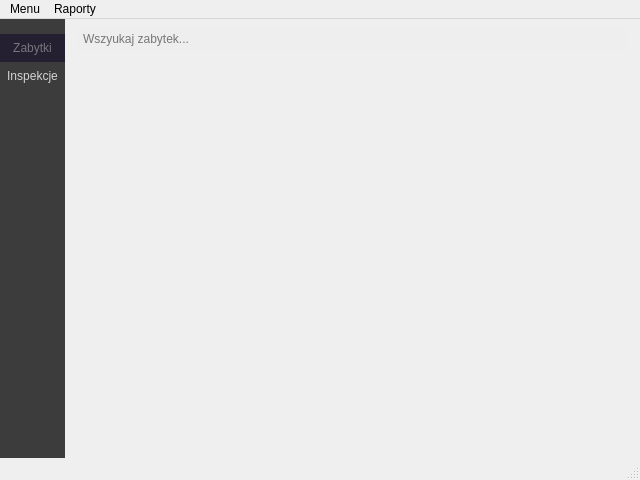
<?xml version="1.0" encoding="UTF-8"?>
<ui version="4.0">
 <class>ManagerWindow</class>
 <widget class="QMainWindow" name="ManagerWindow">
  <property name="geometry">
   <rect>
    <x>0</x>
    <y>0</y>
    <width>640</width>
    <height>480</height>
   </rect>
  </property>
  <property name="windowTitle">
   <string>Inspekcje</string>
  </property>
  <widget class="QWidget" name="centralwidget">
   <layout class="QGridLayout" name="gridLayout">
    <property name="leftMargin">
     <number>0</number>
    </property>
    <property name="topMargin">
     <number>0</number>
    </property>
    <property name="rightMargin">
     <number>0</number>
    </property>
    <property name="bottomMargin">
     <number>0</number>
    </property>
    <property name="spacing">
     <number>0</number>
    </property>
    <item row="0" column="1">
     <widget class="QStackedWidget" name="stackedWidget">
      <property name="currentIndex">
       <number>0</number>
      </property>
      <widget class="QWidget" name="index0">
       <layout class="QVBoxLayout" name="verticalLayout">
        <property name="leftMargin">
         <number>13</number>
        </property>
        <property name="rightMargin">
         <number>13</number>
        </property>
        <item>
         <widget class="QLineEdit" name="lineEdit">
          <property name="styleSheet">
           <string notr="true">QLineEdit {
	border:  0px;
	background-color: rgb(238, 238, 238);
	padding: 3px;
	placeholder-text-color:rgb(120,120,120);
}</string>
          </property>
          <property name="frame">
           <bool>true</bool>
          </property>
          <property name="placeholderText">
           <string>Wszyukaj zabytek...</string>
          </property>
          <property name="clearButtonEnabled">
           <bool>false</bool>
          </property>
         </widget>
        </item>
        <item>
         <widget class="QScrollArea" name="scrollAreaMonuments">
          <property name="styleSheet">
           <string notr="true">QScrollBar:vertical {
	border:none;
	background-color: rgb(222, 221, 218);
	width: 10px;

	border-top-left-radius: 5px;
	border-top-right-radius: 5px;
	border-bottom-left-radius: 5px;
	border-bottom-right-radius: 5px;
}

QScrollBar::handle:vertical {
	background-color: rgb(119, 118, 123);
	min-height: 30px;
	border-radius: 5px;
}

QScrollBar::handle:vertical:hover  {
	background-color: rgb(192, 191, 188);
}

QScrollBar::sub-line:vertical {
	border: none;
	background-color: rgb(222, 221, 218);
	height: 0px;
}

QScrollBar::add-line:vertical {
	border: none;
	background-color: rgb(222, 221, 218);
	height: 0px;
}</string>
          </property>
          <property name="frameShape">
           <enum>QFrame::Shape::NoFrame</enum>
          </property>
          <property name="widgetResizable">
           <bool>true</bool>
          </property>
          <widget class="QWidget" name="scrollAreaWidgetContents">
           <property name="geometry">
            <rect>
             <x>0</x>
             <y>0</y>
             <width>538</width>
             <height>384</height>
            </rect>
           </property>
          </widget>
         </widget>
        </item>
       </layout>
      </widget>
      <widget class="QWidget" name="index1">
       <layout class="QVBoxLayout" name="verticalLayout_3">
        <item>
         <widget class="QWidget" name="widgetRange" native="true">
          <property name="minimumSize">
           <size>
            <width>0</width>
            <height>0</height>
           </size>
          </property>
          <layout class="QGridLayout" name="gridLayout_2">
           <property name="leftMargin">
            <number>0</number>
           </property>
           <property name="topMargin">
            <number>10</number>
           </property>
           <property name="rightMargin">
            <number>0</number>
           </property>
           <property name="bottomMargin">
            <number>0</number>
           </property>
           <property name="horizontalSpacing">
            <number>0</number>
           </property>
           <property name="verticalSpacing">
            <number>5</number>
           </property>
           <item row="2" column="0">
            <widget class="QLabel" name="labelTo">
             <property name="text">
              <string>Do</string>
             </property>
            </widget>
           </item>
           <item row="1" column="0">
            <widget class="QLabel" name="labelFrom">
             <property name="text">
              <string>Od</string>
             </property>
            </widget>
           </item>
           <item row="1" column="1">
            <widget class="QDateEdit" name="dateFrom">
             <property name="locale">
              <locale language="Polish" country="Poland"/>
             </property>
            </widget>
           </item>
           <item row="0" column="1">
            <widget class="QComboBox" name="comboRange">
             <item>
              <property name="text">
               <string>Ten miesiąc</string>
              </property>
             </item>
             <item>
              <property name="text">
               <string>Ten tydzień</string>
              </property>
             </item>
             <item>
              <property name="text">
               <string>Od początku roku</string>
              </property>
             </item>
             <item>
              <property name="text">
               <string>Własny</string>
              </property>
             </item>
            </widget>
           </item>
           <item row="0" column="0">
            <widget class="QLabel" name="labelRange">
             <property name="text">
              <string>Zakres</string>
             </property>
            </widget>
           </item>
           <item row="2" column="1">
            <widget class="QDateEdit" name="dateTo">
             <property name="locale">
              <locale language="Polish" country="Poland"/>
             </property>
            </widget>
           </item>
          </layout>
         </widget>
        </item>
        <item>
         <widget class="QScrollArea" name="scrollAreaInspections">
          <property name="styleSheet">
           <string notr="true">QScrollBar:vertical {
	border:none;
	background-color: rgb(222, 221, 218);
	width: 10px;

	border-top-left-radius: 5px;
	border-top-right-radius: 5px;
	border-bottom-left-radius: 5px;
	border-bottom-right-radius: 5px;
}

QScrollBar::handle:vertical {
	background-color: rgb(119, 118, 123);
	min-height: 30px;
	border-radius: 5px;
}

QScrollBar::handle:vertical:hover  {
	background-color: rgb(192, 191, 188);
}

QScrollBar::sub-line:vertical {
	border: none;
	background-color: rgb(222, 221, 218);
	height: 0px;
}

QScrollBar::add-line:vertical {
	border: none;
	background-color: rgb(222, 221, 218);
	height: 0px;
}</string>
          </property>
          <property name="frameShape">
           <enum>QFrame::Shape::NoFrame</enum>
          </property>
          <property name="widgetResizable">
           <bool>true</bool>
          </property>
          <widget class="QWidget" name="layoutInspections">
           <property name="geometry">
            <rect>
             <x>0</x>
             <y>0</y>
             <width>100</width>
             <height>30</height>
            </rect>
           </property>
           <layout class="QVBoxLayout" name="verticalLayout_4">
            <item>
             <spacer name="verticalSpacer_inspections">
              <property name="orientation">
               <enum>Qt::Orientation::Vertical</enum>
              </property>
              <property name="sizeHint" stdset="0">
               <size>
                <width>20</width>
                <height>289</height>
               </size>
              </property>
             </spacer>
            </item>
           </layout>
          </widget>
         </widget>
        </item>
       </layout>
      </widget>
     </widget>
    </item>
    <item row="0" column="0">
     <widget class="QWidget" name="navbar" native="true">
      <property name="enabled">
       <bool>true</bool>
      </property>
      <property name="minimumSize">
       <size>
        <width>0</width>
        <height>0</height>
       </size>
      </property>
      <property name="autoFillBackground">
       <bool>false</bool>
      </property>
      <property name="styleSheet">
       <string notr="true">QWidget{
background-color:#3c3c3c
}</string>
      </property>
      <layout class="QVBoxLayout" name="verticalLayout_2">
       <property name="spacing">
        <number>0</number>
       </property>
       <property name="leftMargin">
        <number>0</number>
       </property>
       <property name="topMargin">
        <number>15</number>
       </property>
       <property name="rightMargin">
        <number>0</number>
       </property>
       <property name="bottomMargin">
        <number>0</number>
       </property>
       <item>
        <widget class="QPushButton" name="btn_index0">
         <property name="enabled">
          <bool>false</bool>
         </property>
         <property name="sizePolicy">
          <sizepolicy hsizetype="Minimum" vsizetype="Fixed">
           <horstretch>0</horstretch>
           <verstretch>0</verstretch>
          </sizepolicy>
         </property>
         <property name="styleSheet">
          <string notr="true">QPushButton
{
	border: none;
	color: #d4d4d4;
	background-color:#3c3c3c;
	padding: 7px;
}

QPushButton:hover
{
	border: none;
	color: white;
	background-color:red;
}

QPushButton:disabled
{
	border: none;
	
	color: rgb(119, 118, 123);
	background-color: rgb(36, 31, 49);
}</string>
         </property>
         <property name="text">
          <string>Zabytki</string>
         </property>
        </widget>
       </item>
       <item>
        <widget class="QPushButton" name="btn_index1">
         <property name="styleSheet">
          <string notr="true">QPushButton
{
	border: none;
	color: #d4d4d4;
	background-color:#3c3c3c;
	padding: 7px;
}

QPushButton:hover
{
	border: none;
	color: white;
	background-color:red;
}

QPushButton:disabled
{
	border: none;
	
	color: rgb(119, 118, 123);
	background-color: rgb(36, 31, 49);
}</string>
         </property>
         <property name="text">
          <string>Inspekcje</string>
         </property>
        </widget>
       </item>
       <item>
        <spacer name="verticalSpacer">
         <property name="orientation">
          <enum>Qt::Orientation::Vertical</enum>
         </property>
         <property name="sizeHint" stdset="0">
          <size>
           <width>20</width>
           <height>40</height>
          </size>
         </property>
        </spacer>
       </item>
      </layout>
     </widget>
    </item>
   </layout>
  </widget>
  <widget class="QMenuBar" name="menubar">
   <property name="geometry">
    <rect>
     <x>0</x>
     <y>0</y>
     <width>640</width>
     <height>23</height>
    </rect>
   </property>
   <widget class="QMenu" name="menuMenu">
    <property name="title">
     <string>Menu</string>
    </property>
    <addaction name="actionWyjd"/>
   </widget>
   <widget class="QMenu" name="menuRaporty">
    <property name="title">
     <string>Raporty</string>
    </property>
    <addaction name="actionGeneruj"/>
   </widget>
   <addaction name="menuMenu"/>
   <addaction name="menuRaporty"/>
  </widget>
  <widget class="QStatusBar" name="statusbar"/>
  <action name="actionWyjd">
   <property name="text">
    <string>Wyjdź</string>
   </property>
  </action>
  <action name="actionGeneruj">
   <property name="text">
    <string>Pobierz na ten rok</string>
   </property>
  </action>
 </widget>
 <resources/>
 <connections/>
</ui>
